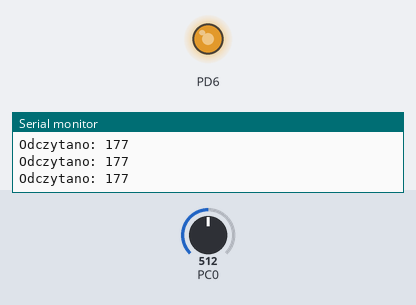
Bench run of a program on a simulated ATmega328P, built with avr-gcc and emulated at 16 MHz (the files do not name the chip). Parts: output pins drawn as LEDs (lit = HIGH), the last lines printed to the serial monitor. Inputs (shaded band) come from the test bench; at power-on: PC0 = 512.

Above: at 1.2 s.
1.3 s: PC0 set to 387
2.8 s: PC0 set to 356
At 3.7 s:
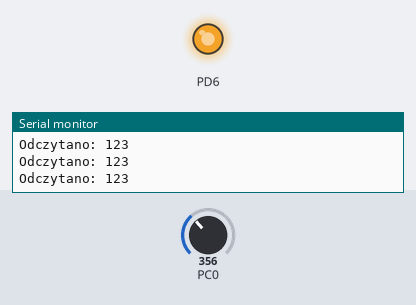
4.4 s: PC0 set to 716
At 5.5 s:
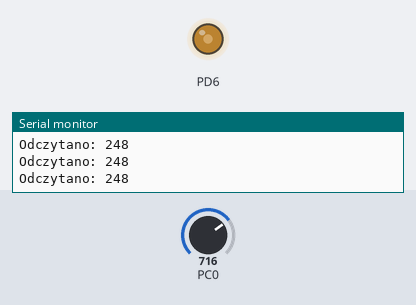
6.1 s: PC0 set to 570
7.6 s: PC0 set to 538
At 8.3 s:
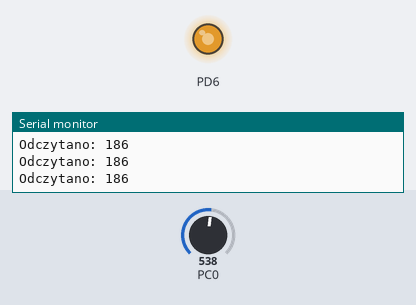
9.2 s: PC0 set to 306
At 10.2 s:
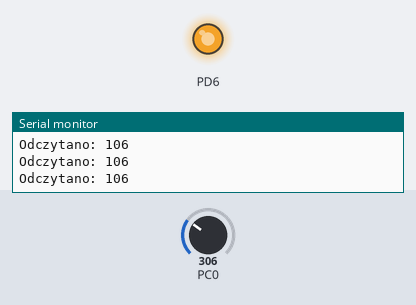
Timing chart, 0 to 11.8 s (numbered marks = the images above; inputs shaded):
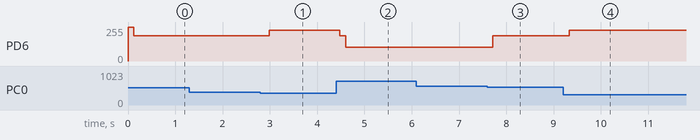

The program:

main.c
```c
/*
 * sciemniacz.c
 *
 * Created: 2017-11-15 20:26:35
 * Author : Radoslaw Madzia
 * Wykorzystano fragmenty przyk³adowego programu ADC Pañskiego autorstwa
 */

#define F_CPU 16000000L
#include <avr/io.h>
#include <util/delay.h>
#include <stdio.h>
#include <inttypes.h>


#define BAUD 9600
#define UBRR_VALUE ((F_CPU)/16/(BAUD)-1)

// inicjalizacja UART
void uart_init()
{
	UBRR0 = UBRR_VALUE;
	UCSR0B = _BV(RXEN0) | _BV(TXEN0);
	UCSR0C = _BV(UCSZ00) | _BV(UCSZ01);
	UCSR0A = 0;
}

// transmisja jednego znaku
int uart_transmit(char data, FILE *stream)
{
	while(!(UCSR0A & _BV(UDRE0)));
	UDR0 = data;
	return 0;
}

// odczyt jednego znaku
int uart_receive(FILE *stream)
{
	while (!(UCSR0A & _BV(RXC0)));
	return UDR0;
}

// inicjalizacja ADC
void adc_init()
{
	ADMUX   = _BV(REFS0); // referencja AVcc, wej cie ADC0
	DIDR0   = _BV(ADC0D); // wy³¹cz wej cie cyfrowe na ADC0
	// czêstotliwo æ zegara ADC 125 kHz (16 MHz / 128)
	ADCSRA  = _BV(ADPS0) | _BV(ADPS1) | _BV(ADPS2); // preskaler 128
	ADCSRA |= _BV(ADEN); // w³¹cz ADC
}

FILE uart_file;

int main(void)
{
	DDRD = 0x40;
    TCCR0A |= (1<<WGM00)|(1<<WGM01)|(1<<COM0A1)|_BV(COM0A0)|(1<<COM0B1);
    TCCR0B =_BV(CS00);

	uart_init();
	fdev_setup_stream(&uart_file, uart_transmit, uart_receive, _FDEV_SETUP_RW);
	stdin = stdout = stderr = &uart_file;
	adc_init();

	uint16_t adcArr[10];
	uint16_t avADC =0;
	while(1) {
		//u redniamy pomiar
		for(uint8_t j = 0;j< 10;++j)
		{
			uint16_t adctmp = 0;
			uint16_t tmp[10];
			for(uint8_t i = 0; i< 10;++i)
			{
				ADCSRA |= _BV(ADSC); // wykonaj konwersjê
				while (!(ADCSRA & _BV(ADIF))); // czekaj na wynik
				ADCSRA |= _BV(ADIF); // wyczy æ bit ADIF (pisz¹c 1!)
				tmp[i]= ADC;
				_delay_ms(1);
			}
			for(uint8_t i =0; i< 10;++i)
				adctmp +=tmp[i];
			//printf("tmp: %"PRIu16"\n", adctmp);
			adcArr[j] = adctmp/10;

		}
		for(uint8_t i =0; i< 10;++i)
			avADC += adcArr[i];
		avADC/=10;


		float vIn = 5 - ((avADC*5)/1024);
		float resistance = (5*10)/vIn - 10;
		int res = resistance*10;
		printf("Odczytano: %"PRIu16"\n", avADC*10/32);
		#if 1
				OCR0A = res;
		#endif
		#if 0 //lepszy efekt ale bez bezpo redniej referencji do rezystancji (chocia¿...?)
				OCR0A = avADC*10/32;
		#endif


	}

}
```

Measured:
- the behaviour switches between 554 and 553 on PC0 (found by bisection; images 2 and 3)
- after the input at 2.8 s, PD6: 189/255 → 230/255 after 0.19 s
- after the input at 4.4 s, PD6: 230/255 → 189/255 after 0.08 s, → 105/255 0.12 s later
- after the input at 7.6 s, PD6: 105/255 → 189/255 after 0.11 s
- after the input at 9.2 s, PD6: 189/255 → 230/255 after 0.13 s
